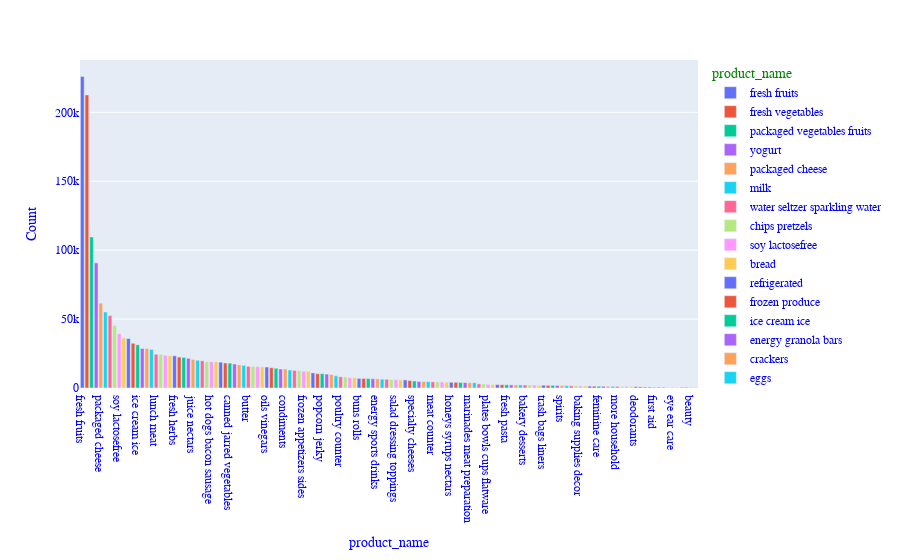

Notebook code cell kept with this figure:
### Code cell
# PRODUCT BAR PLOT 
bar_plot(df, 'product_name')
